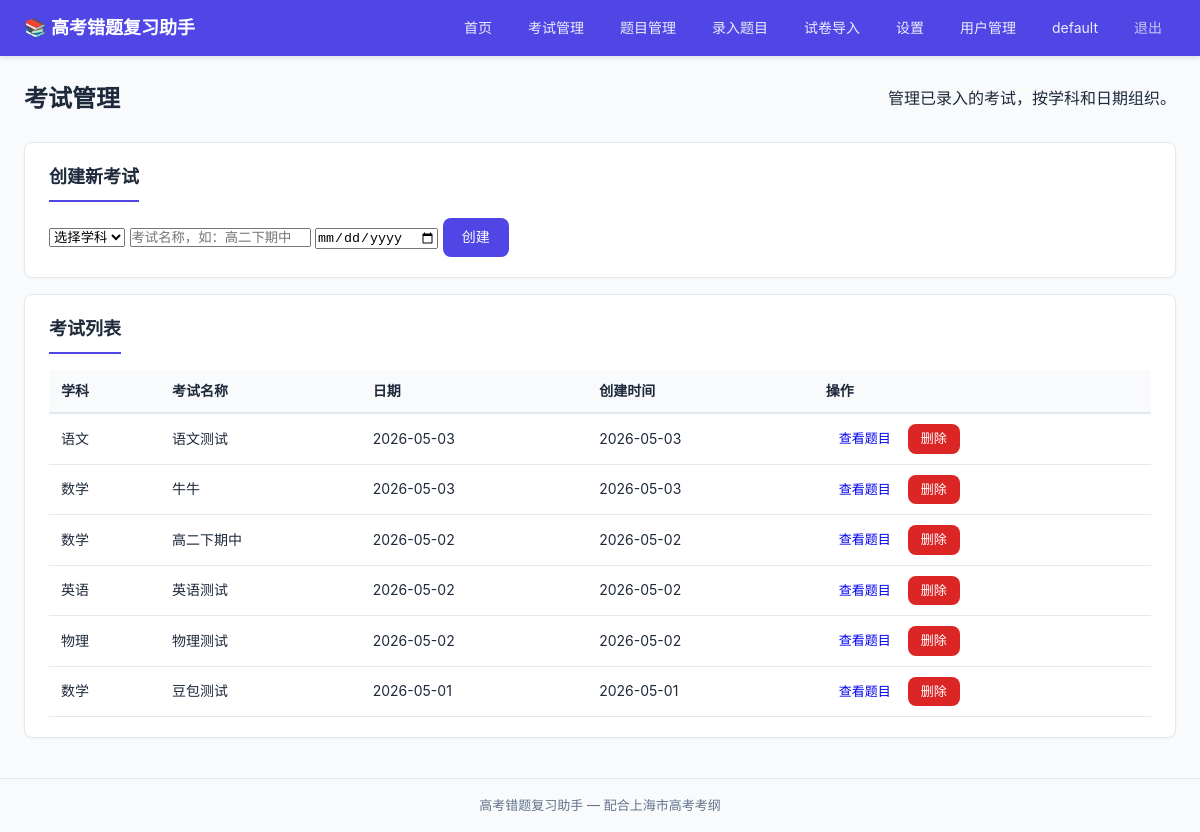
The page /exams (signed in) on the database its author committed.
### tables this page shows
CREATE TABLE users (
            id            INTEGER PRIMARY KEY AUTOINCREMENT,
            username      TEXT    NOT NULL UNIQUE,
            password_hash TEXT    NOT NULL,
            created_at    TIMESTAMP DEFAULT CURRENT_TIMESTAMP
        , is_admin INTEGER NOT NULL DEFAULT 0, must_change_password INTEGER NOT NULL DEFAULT 0);

CREATE TABLE exams (
            id          INTEGER PRIMARY KEY AUTOINCREMENT,
            subject_id  INTEGER NOT NULL REFERENCES subjects(id),
            name        TEXT    NOT NULL,
            exam_date   DATE,
            created_at  TIMESTAMP DEFAULT CURRENT_TIMESTAMP, user_id INTEGER NOT NULL DEFAULT 1,
            UNIQUE(subject_id, name)
        );

CREATE TABLE subjects (
            id          INTEGER PRIMARY KEY AUTOINCREMENT,
            name        TEXT    NOT NULL UNIQUE,
            created_at  TIMESTAMP DEFAULT CURRENT_TIMESTAMP
        );

### routes/exams.py (the view)
@exams_bp.route('/exams')
@login_required
def list_exams():
    user_id = session['user_id']
    subjects = get_all_subjects()
    exams = get_all_exams(user_id)
    return render_template('exams/list.html', subjects=subjects, exams=exams)

### app.py (called while the page is built)
@app.before_request
def load_logged_in_user():
    user_id = session.get('user_id')
    g.current_user = get_user_by_id(user_id) if user_id else None

@app.context_processor
def inject_global_template_vars():
    return {
        'current_user': g.get('current_user'),
    }

### database/__init__.py (called while the page is built)
def get_db():
    if 'db' not in g:
        g.db = sqlite3.connect(DATABASE_PATH)
        g.db.row_factory = sqlite3.Row
        g.db.execute("PRAGMA foreign_keys = ON")
    return g.db

### models/exam.py (called while the page is built)
def get_all_exams(user_id=None):
    db = get_db()
    query = (
        "SELECT e.*, s.name as subject_name FROM exams e "
        "JOIN subjects s ON e.subject_id = s.id WHERE 1=1"
    )
    params = []
    if user_id is not None:
        query += " AND e.user_id = ?"
        params.append(user_id)
    query += " ORDER BY e.exam_date DESC, e.id DESC"
    return db.execute(query, params).fetchall()

### models/subject.py (called while the page is built)
def get_all_subjects():
    db = get_db()
    return db.execute("SELECT * FROM subjects ORDER BY id").fetchall()

### models/user.py (called while the page is built)
def get_user_by_id(user_id):
    db = get_db()
    row = db.execute(
        "SELECT id, username, is_admin, must_change_password, created_at FROM users WHERE id = ?",
        (user_id,)
    ).fetchone()
    return dict(row) if row else None

### templates/exams/list.html (shortened to what this page needs)
{% extends "base.html" %}
{% block content %}
<div class="page-header">
    <h1>考试管理</h1>
    <p>管理已录入的考试，按学科和日期组织。</p>
</div>
<div class="card">
    <h2>创建新考试</h2>
    <form method="POST" action="{{ url_for('exams.create') }}" class="inline-form">
        <select name="subject_id" required>
            <option value="">选择学科</option>
        </select>
        <input type="text" name="name" placeholder="考试名称，如：高二下期中" required>
        <input type="date" name="exam_date" placeholder="考试日期（可选）">
        <button type="submit" class="btn btn-primary">创建</button>
    </form>
</div>
<div class="card">
    <h2>考试列表</h2>
    {% if exams %}
    <table class="data-table">
        <thead>
            <tr>
                <th>学科</th>
                <th>考试名称</th>
                <th>日期</th>
                <th>创建时间</th>
                <th>操作</th>
            </tr>
        </thead>
        <tbody>
            {% for e in exams %}
            <tr>
                <td>{{ e.subject_name }}</td>
                <td>{{ e.name }}</td>
                <td>{{ e.exam_date or '-' }}</td>
                <td>{{ e.created_at[:10] if e.created_at else '-' }}</td>
                <td>
                    <a href="{{ url_for('questions.list_questions', exam_id=e.id) }}" class="btn btn-small">查看题目</a>
                    <form method="POST" action="{{ url_for('exams.delete', exam_id=e.id) }}" style="display:inline" onsubmit="return confirm('删除考试将同时删除其下所有题目，确定？')">
                        <button type="submit" class="btn btn-danger btn-small">删除</button>
                    </form>
                </td>
            </tr>
            {% endfor %}
        </tbody>
    </table>
    {% else %}
    <p class="empty-state">还没有创建任何考试，请先创建考试再录入题目。</p>
    {% endif %}
</div>
{% endblock %}

### templates/base.html (shortened to what this page needs)
<!DOCTYPE html>
<html lang="zh-CN">
<head>
    <link rel="stylesheet" href="{{ url_for('static', filename='css/app.css') }}">
</head>
<body>
    <nav class="navbar">
        <div class="nav-container">
            <a href="{{ url_for('index') }}" class="nav-brand">📚 高考错题复习助手</a>
            <div class="nav-links">
                {% if current_user %}
                <a href="{{ url_for('index') }}">首页</a>
                <a href="{{ url_for('exams.list_exams') }}">考试管理</a>
                <a href="{{ url_for('questions.list_questions') }}">题目管理</a>
                <a href="{{ url_for('questions.create') }}">录入题目</a>
                <a href="{{ url_for('paper.upload') }}">试卷导入</a>
                <a href="{{ url_for('settings.index') }}">设置</a>
                {% if current_user.is_admin %}
                <a href="{{ url_for('admin.users') }}">用户管理</a>
                {% endif %}
                <a href="{{ url_for('auth.change_password') }}">{{ current_user.username }}</a>
                <a href="{{ url_for('auth.logout') }}" class="nav-logout">退出</a>
                {% else %}
                <a href="{{ url_for('auth.login') }}">登录</a>
                {% endif %}
            </div>
        </div>
    </nav>
    <main class="main-container">
        {% block content %}{% endblock %}
    </main>
    <footer class="footer">
        <p>高考错题复习助手 &mdash; 配合上海市高考考纲</p>
    </footer>
</body>
</html>

### static/css/app.css (style rules this page uses)
*, *::before, *::after { box-sizing: border-box; margin: 0; padding: 0; }
:root { --primary: #4f46e5; --primary-hover: #4338ca; --danger: #dc2626; --danger-hover: #b91c1c; --success: #16a34a; --warning: #f59e0b; --bg: #f8fafc; --card-bg: #ffffff; --text: #1e293b; --text-muted: #64748b; --border: #e2e8f0; --radius: 8px; }
body { font-family: -apple-system, BlinkMacSystemFont, "Microsoft YaHei", "PingFang SC", sans-serif; background: var(--bg); color: var(--text); line-height: 1.6; min-height: 100vh; display: flex; flex-direction: column; }
.navbar { background: var(--primary); color: white; padding: 0 24px; box-shadow: 0 2px 4px rgba(0,0,0,0.1); position: sticky; top: 0; z-index: 100; }
.nav-container { max-width: 1200px; margin: 0 auto; display: flex; align-items: center; justify-content: space-between; height: 56px; }
.nav-brand { color: white; text-decoration: none; font-size: 18px; font-weight: 600; }
.nav-links { display: flex; gap: 8px; }
.nav-links a { color: rgba(255,255,255,0.9); text-decoration: none; padding: 6px 14px; border-radius: var(--radius); font-size: 14px; transition: background 0.2s; }
.main-container { max-width: 1200px; margin: 0 auto; padding: 24px; flex: 1; width: 100%; }
.footer { text-align: center; padding: 16px; color: var(--text-muted); font-size: 13px; border-top: 1px solid var(--border); margin-top: auto; }
.page-header { display: flex; align-items: center; justify-content: space-between; flex-wrap: wrap; gap: 12px; margin-bottom: 24px; }
.page-header h1 { font-size: 24px; }
.card { background: var(--card-bg); border-radius: var(--radius); padding: 20px 24px; margin-bottom: 16px; border: 1px solid var(--border); box-shadow: 0 1px 3px rgba(0,0,0,0.04); }
.card h2 { font-size: 18px; margin-bottom: 16px; padding-bottom: 8px; border-bottom: 2px solid var(--primary); display: inline-block; }
.btn { display: inline-block; padding: 8px 18px; border-radius: var(--radius); font-size: 14px; font-weight: 500; text-decoration: none; border: 1px solid transparent; cursor: pointer; transition: all 0.15s; line-height: 1.5; }
.btn-primary { background: var(--primary); color: white; }
.btn-danger { background: var(--danger); color: white; }
.btn-small { padding: 4px 12px; font-size: 13px; }
.data-table { width: 100%; border-collapse: collapse; font-size: 14px; }
.data-table th { text-align: left; padding: 10px 12px; background: #f8fafc; font-weight: 600; border-bottom: 2px solid var(--border); }
.data-table td { padding: 10px 12px; border-bottom: 1px solid var(--border); }
.nav-logout { color: rgba(255,255,255,0.7) !important; }

### rows shown on the page
users: username "default"
exams: subject_name "语文", name "语文测试", exam_date "2026-05-03", created_at "2026-05-03"
exams: subject_name "数学", name "牛牛", exam_date "2026-05-03", created_at "2026-05-03"
exams: subject_name "数学", name "高二下期中", exam_date "2026-05-02", created_at "2026-05-02"
exams: subject_name "英语", name "英语测试", exam_date "2026-05-02", created_at "2026-05-02"
exams: subject_name "物理", name "物理测试", exam_date "2026-05-02", created_at "2026-05-02"
exams: subject_name "数学", name "豆包测试", exam_date "2026-05-01", created_at "2026-05-01"
